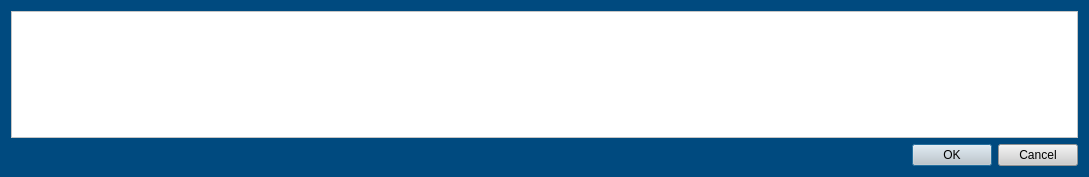
<?xml version="1.0" encoding="UTF-8"?>
<ui version="4.0">
 <class>Dialog</class>
 <widget class="QDialog" name="Dialog">
  <property name="geometry">
   <rect>
    <x>0</x>
    <y>0</y>
    <width>1089</width>
    <height>177</height>
   </rect>
  </property>
  <property name="windowTitle">
   <string>Dialog</string>
  </property>
  <property name="styleSheet">
   <string notr="true">QWidget{background-color: rgb(0, 74, 127);}

QTableWidget{background-color: rgb(255, 255, 255);}

QCheckBox{background-color: rgb(255, 255, 255);}

QWidget#widget{background-color: rgb(255, 255, 255);}

QGroupBox{background-color: rgb(251, 185, 0);}

QPushButton{background-color: rgb(205, 205, 205);}

QLineEdit{background-color:rgb(255, 255, 255);}

QLabel{background-color:rgb(215, 215, 215);}</string>
  </property>
  <layout class="QVBoxLayout" name="verticalLayout">
   <item>
    <widget class="QTableWidget" name="tableWidget">
     <property name="styleSheet">
      <string notr="true"/>
     </property>
    </widget>
   </item>
   <item>
    <widget class="QDialogButtonBox" name="buttonBox">
     <property name="orientation">
      <enum>Qt::Horizontal</enum>
     </property>
     <property name="standardButtons">
      <set>QDialogButtonBox::Cancel|QDialogButtonBox::Ok</set>
     </property>
    </widget>
   </item>
  </layout>
 </widget>
 <resources/>
 <connections>
  <connection>
   <sender>buttonBox</sender>
   <signal>accepted()</signal>
   <receiver>Dialog</receiver>
   <slot>accept()</slot>
   <hints>
    <hint type="sourcelabel">
     <x>248</x>
     <y>254</y>
    </hint>
    <hint type="destinationlabel">
     <x>157</x>
     <y>274</y>
    </hint>
   </hints>
  </connection>
  <connection>
   <sender>buttonBox</sender>
   <signal>rejected()</signal>
   <receiver>Dialog</receiver>
   <slot>reject()</slot>
   <hints>
    <hint type="sourcelabel">
     <x>316</x>
     <y>260</y>
    </hint>
    <hint type="destinationlabel">
     <x>286</x>
     <y>274</y>
    </hint>
   </hints>
  </connection>
 </connections>
</ui>
